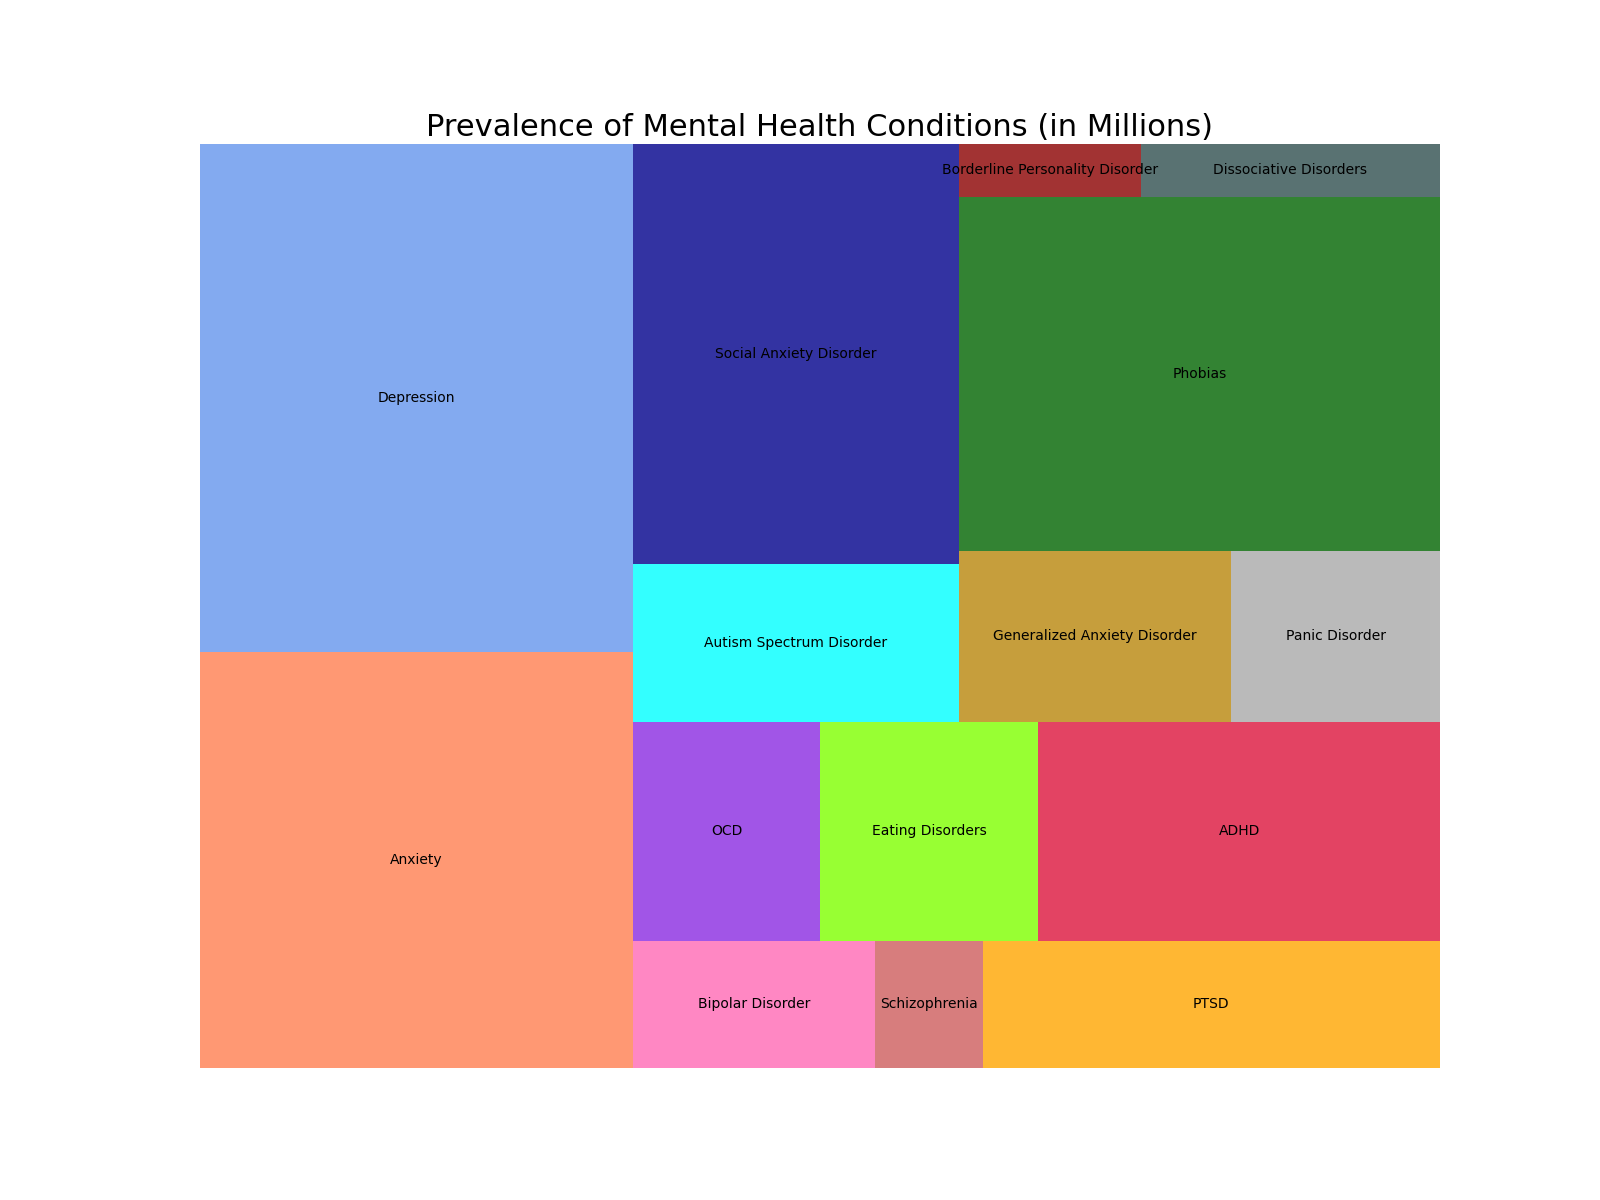

Reproduce this figure in Python.

import matplotlib.pyplot as plt
import squarify

# Data points
conditions = ['Anxiety', 'Depression', 'Bipolar Disorder', 'Schizophrenia', 'PTSD', 'OCD', 
              'Eating Disorders', 'ADHD', 'Autism Spectrum Disorder', 'Social Anxiety Disorder', 
              'Generalized Anxiety Disorder', 'Panic Disorder', 'Phobias', 'Borderline Personality Disorder', 
              'Dissociative Disorders']
prevalence_in_millions = [264, 322, 45, 20, 85, 60, 70, 129, 75, 200, 68, 52, 250, 14, 23]
colors = ['#FF7F50', '#6495ED', '#FF69B4', '#CD5C5C', '#FFA500', '#8A2BE2', '#7FFF00', 
          '#DC143C', '#00FFFF', '#00008B', '#B8860B', '#A9A9A9', '#006400', '#8B0000', '#2F4F4F']

# Plot Dimensions
plt.figure(figsize=(16, 12))

# Create a treemap
squarify.plot(sizes=prevalence_in_millions, label=conditions, color=colors, alpha=0.8)

# Title
plt.title('Prevalence of Mental Health Conditions (in Millions)', fontsize=22)

# Remove axes
plt.axis('off')

# Show plot
plt.show()
